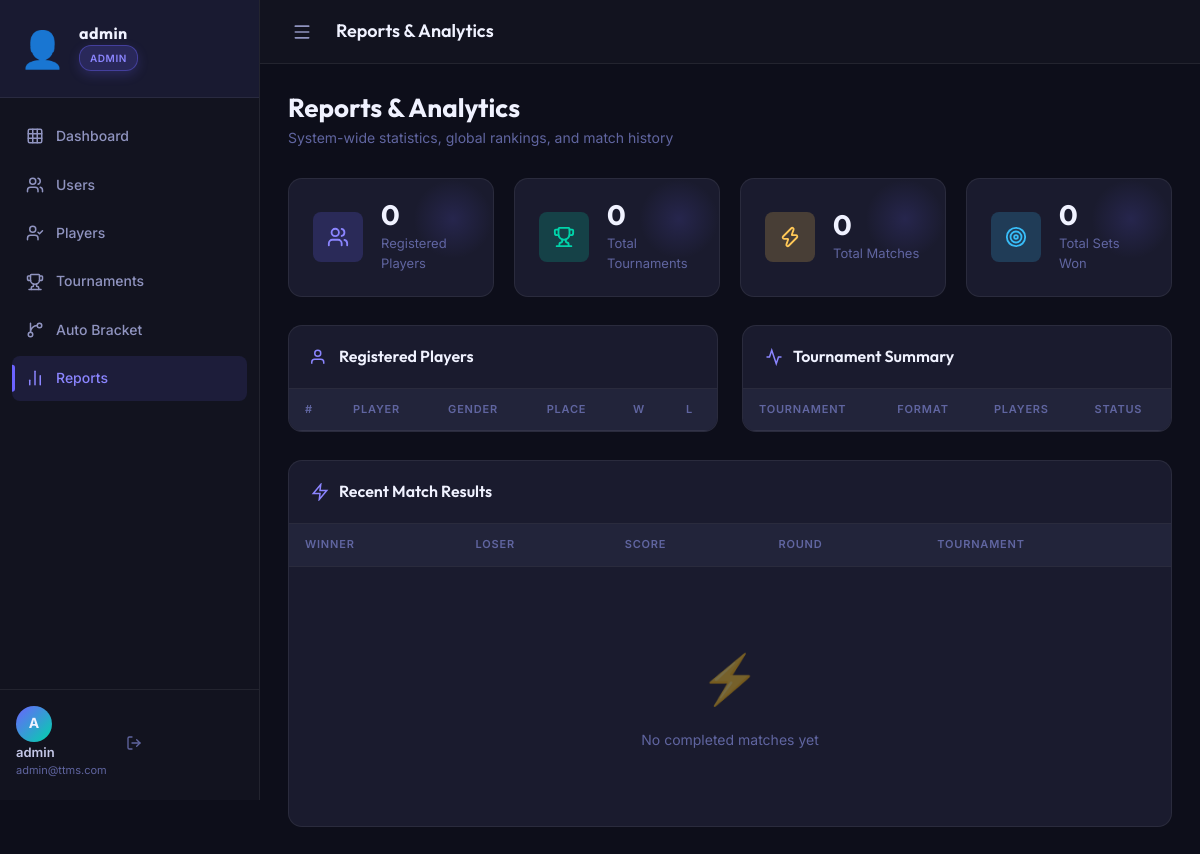
Screenshot of /admin/reports.php (signed in) with the database file from the repository.
### tables this page shows
CREATE TABLE IF NOT EXISTS users (
    id                  INT AUTO_INCREMENT PRIMARY KEY,
    username            VARCHAR(50)  NOT NULL UNIQUE,
    password            VARCHAR(255) NOT NULL,
    email               VARCHAR(100) NOT NULL UNIQUE,
    role                ENUM('admin','organizer','player') NOT NULL DEFAULT 'player',
    is_active           TINYINT(1)   NOT NULL DEFAULT 1,
    auth_method         ENUM('local','google') DEFAULT 'local',
    is_verified         TINYINT(1)   DEFAULT 1,
    verification_token  VARCHAR(255) NULL,
    token_expires       DATETIME     NULL,
    created_at          TIMESTAMP    DEFAULT CURRENT_TIMESTAMP,
    updated_at          TIMESTAMP    DEFAULT CURRENT_TIMESTAMP ON UPDATE CURRENT_TIMESTAMP
);

### admin/reports.php (the view, shortened to what the rows shown need)
<?php
$pageTitle = 'Reports & Analytics';
require_once __DIR__ . '/../includes/auth.php';
requireRole('admin');
require_once __DIR__ . '/../includes/header.php';
?>
<div class="page-header">
    <div class="page-heading">
        <h1>Reports & Analytics</h1>
    </div>
</div>
<div class="content-grid">
    <div class="card">
        <div class="card-body" style="padding:0">
            <table class="data-table">
                <thead>
                    <tr><th>#</th><th>Player</th><th>Gender</th><th>Place</th><th>W</th><th>L</th></tr>
                </thead>
            </table>
        </div>
    </div>
    <div class="card">
        <div class="card-body" style="padding:0">
            <table class="data-table">
                <thead><tr><th>Tournament</th><th>Format</th><th>Players</th><th>Status</th></tr></thead>
            </table>
        </div>
    </div>
</div>
<div class="card">
    <div class="card-body" style="padding:0">
        <div class="table-responsive">
        <table class="data-table">
            <thead><tr><th>Winner</th><th>Loser</th><th>Score</th><th>Round</th><th>Tournament</th></tr></thead>
        </table>
        </div>
    </div>
</div>
<?php require_once __DIR__ . '/../includes/footer.php'; ?>

### includes/header.php (shortened to what the rows shown need)
<?php
require_once __DIR__ . '/auth.php';
$user  = getCurrentUser();
$role  = $user['role'] ?? '';
$displayName = $user['username'] ?? 'User';
$genderEmoji = '👤';
$navLinks = [];
if ($role === 'admin') {
    $navLinks = [
        ['href' => '/TournamentHQ/admin/index.php',                'icon' => 'grid',        'label' => 'Dashboard'],
        ['href' => '/TournamentHQ/admin/manage_users.php',         'icon' => 'users',       'label' => 'Users'],
        ['href' => '/TournamentHQ/admin/manage_players.php',       'icon' => 'user-check',  'label' => 'Players'],
        ['href' => '/TournamentHQ/admin/manage_tournaments.php',   'icon' => 'trophy',      'label' => 'Tournaments'],
        ['href' => '/TournamentHQ/admin/bracket_generator.php',   'icon' => 'git-branch',  'label' => 'Auto Bracket'],
        ['href' => '/TournamentHQ/admin/reports.php',              'icon' => 'bar-chart-2', 'label' => 'Reports'],
    ];
}
$currentPage = basename($_SERVER['PHP_SELF']);
?>
<!DOCTYPE html>
<html lang="en">
<head>
    <link rel="stylesheet" href="https://unpkg.com/lucide-static@latest/font/lucide.css">
    <link rel="stylesheet" href="/TournamentHQ/assets/css/style.css">
</head>
<body>
<?php if ($user): ?>
<aside class="sidebar" id="sidebar">
    <div class="sidebar-logo">
        <div class="logo-container">
            <div class="logo-icon"><?= $genderEmoji ?></div>
        </div>
        <div class="logo-info">
            <div class="logo-title"><?= e($displayName) ?></div>
            <div class="logo-badge <?= e($role) ?>"><?= ucfirst(e($role)) ?></div>
        </div>
    </div>
    <nav class="sidebar-nav">
        <?php foreach ($navLinks as $link):
            $isActive = (basename($link['href']) === $currentPage) ? 'active' : '';
        ?>
        <a href="<?= e($link['href']) ?>" class="nav-link <?= $isActive ?>">
            <i data-lucide="<?= e($link['icon']) ?>"></i>
            <span><?= e($link['label']) ?></span>
        </a>
        <?php endforeach; ?>
    </nav>
    <div class="sidebar-footer">
        <div class="user-info">
            <a href="/TournamentHQ/player/profile.php" class="user-avatar-link" title="View profile">
                <div class="user-avatar"><?= strtoupper(substr($user['username'], 0, 1)) ?></div>
            </a>
            <div class="user-details">
                <span class="user-name"><?= e($user['username']) ?></span>
                <span class="user-email"><?= e($user['email']) ?></span>
            </div>
        </div>
        <a href="/TournamentHQ/includes/logout.php" class="logout-btn" title="Logout" onclick="return confirm('Are you sure you want to log out?');">
            <i data-lucide="log-out"></i>
        </a>
    </div>
</aside>
<div class="main-wrapper">
    <header class="topbar">
        <button class="sidebar-toggle" id="sidebarToggle">
            <i data-lucide="menu"></i>
        </button>
        <div class="topbar-title"><?= isset($pageTitle) ? e($pageTitle) : 'Dashboard' ?></div>
    </header>
    <main class="page-content">
<?php endif; ?>

### rows the page displays
users: username "admin", username "ADMIN", username "A", email "admin@ttms.com"

### other values shown
$genderEmoji "👤"
$link['label'] "Dashboard"
$link['label'] "Users"
$link['label'] "Players"
$link['label'] "Tournaments"
$link['label'] "Auto Bracket"
$link['label'] "Reports"
$pageTitle "Reports & Analytics"
$totalPlayers "0"
count($tournaments) "0"
$totalMatches "0"
$totalWins "0"
